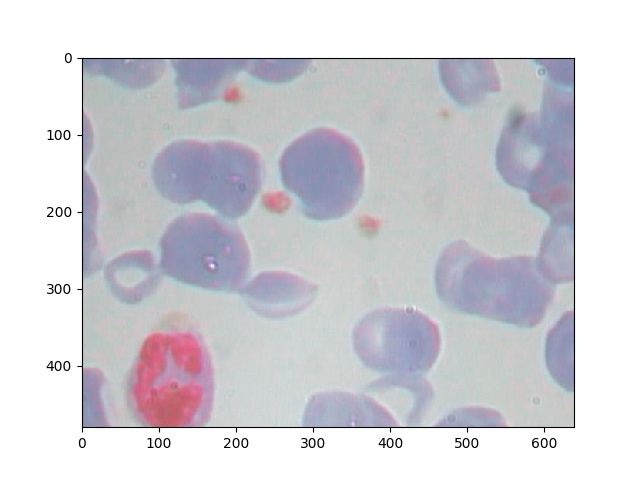
#> input picture app/sample.jpg, 640 x 480 px, given in place of the camera
$ python camera_capture.py
#> lines starting #> are read from the running program, lines starting #| are printed output that depends on the picture; after the words box and inside, x2 and y2 are one past the last pixel; in counts of white or black regions, pixels touching at a corner belong together
import cv2
import numpy as np

cap = cv2.VideoCapture(0) # 標準Webカメラ起動(0：内蔵カメラ)
print(cap.isOpened()) # 接続できている場合はTrueが返る
while True:
    is_opened, frame = cap.read() # 接続できている場合はis_openedにTrueが返る
#> frame is the input picture: shape (480, 640, 3); mean B, G, R 215.4, 209.6, 210.3
    gray = cv2.cvtColor(frame, cv2.COLOR_BGR2GRAY)
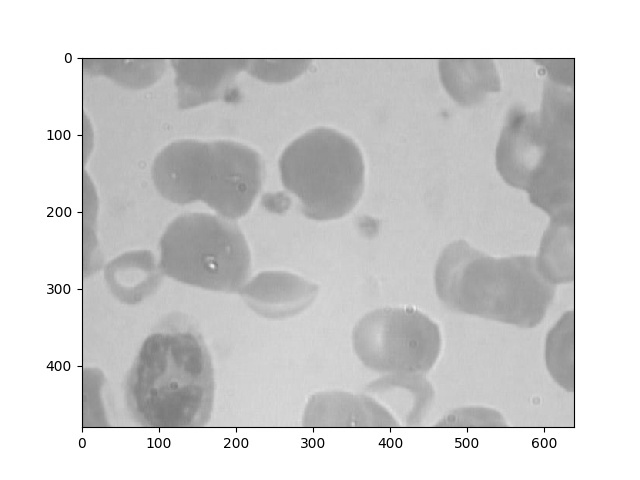
#> gray: shape (480, 640); min 0, max 255, mean 210.5
    blur = cv2.GaussianBlur(gray, (1,1) , 0) # ぼかし
    _, thr = cv2.threshold(blur, 100, 255, cv2.THRESH_BINARY_INV) # 2値化
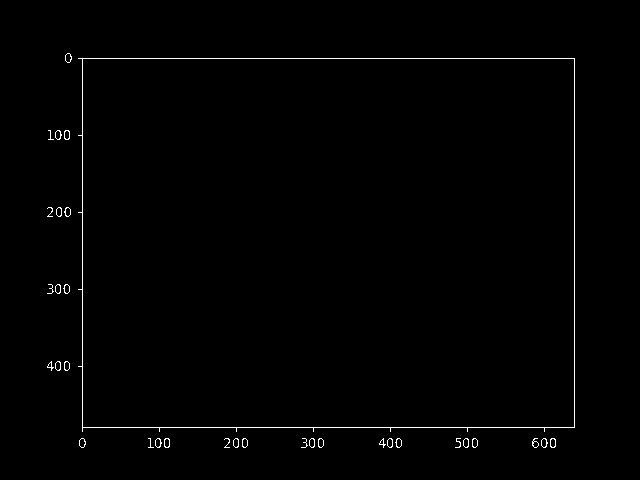
#> thr: shape (480, 640); 0.82% white in thin lines or dots, all inside (x1, y1, x2, y2) = (47, 53, 575, 448)
    cv2.imshow("OpenCSV Web Camera", thr) # カメラでキャプチャした画像を表示し続ける⇒動画になる
    k =  cv2.waitKey(1) # 1msecのキー入力待ち⇒1msecごとに入力権利がある
#> (key Esc is pressed here)
    if k == 27 or k == 13:
        break # escキーかEnterキーが押されるとwhileを抜ける

cap.release() # カメラを閉じる
cv2.destroyWindow() # 現在開いているウィンドウを閉じる
